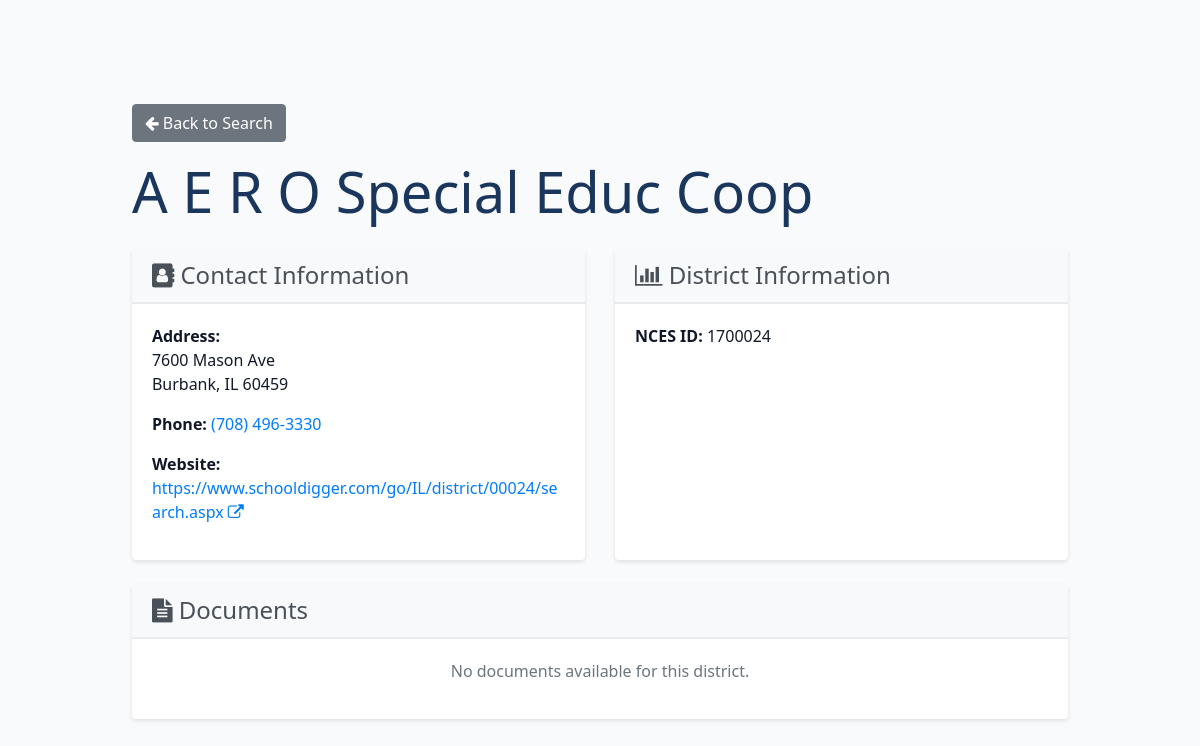
Page /district/1 on the committed database.
### website/models.py (models this page shows)
class School(db.Model):
    id = db.Column(db.Integer, primary_key=True)
    nces_id = db.Column(db.String(10), unique=True)
    name = db.Column(db.String(150))
    street = db.Column(db.String(50))
    county = db.Column(db.String(150))
    city = db.Column(db.String(150))
    state = db.Column(db.String(150))
    zip_code = db.Column(db.String(10))
    phone_number = db.Column(db.String(20))
    email = db.Column(db.String(150), unique=True)
    website = db.Column(db.String(150))
    numberTotalSchools = db.Column(db.Integer)
    street = db.Column(db.String(150))
    lowGrade = db.Column(db.String(10))
    highGrade = db.Column(db.String(10))
    documents = db.relationship('Document')
    tags = db.relationship('Tag', secondary=school_tag, backref='schools')

### website/views.py (the view)
@views.route('/district/<int:district_id>')
def district_detail(district_id):
    school = School.query.get_or_404(district_id)
    return render_template("district_detail.html", school=school)

### website/templates/district_detail.html (shortened to what this page needs)
{% extends "base.html" %}
{% block content %}
<div class="district-detail">
    <div class="mb-3">
        <a href="{{ url_for('views.home') }}" class="btn btn-secondary">
            <i class="fa fa-arrow-left"></i> Back to Search
        </a>
    </div>
    <div class="district-header mb-4">
        <h1 class="display-4">{{ school.name }}</h1>
    </div>
    <div class="row">
        <div class="col-md-6 mb-4">
            <div class="card h-100">
                <div class="card-header">
                    <h4><i class="fa fa-address-book"></i> Contact Information</h4>
                </div>
                <div class="card-body">
                    {% if school.street %}
                        <p><strong>Address:</strong><br>
                        {{ school.street }}<br>
                        {{ school.city }}, {{ school.state }} {{ school.zip_code }}</p>
                    {% endif %}
                    {% if school.phone_number %}
                        <p><strong>Phone:</strong>
                        <a href="tel:{{ school.phone_number }}">{{ school.phone_number }}</a></p>
                    {% endif %}
                    {% if school.website %}
                        <p><strong>Website:</strong>
                        <a href="{{ school.website }}" target="_blank" rel="noopener">
                            {{ school.website }} <i class="fa fa-external-link"></i>
                        </a></p>
                    {% endif %}
                </div>
            </div>
        </div>
        <div class="col-md-6 mb-4">
            <div class="card h-100">
                <div class="card-header">
                    <h4><i class="fa fa-bar-chart"></i> District Information</h4>
                </div>
                <div class="card-body">
                    {% if school.nces_id %}
                        <p><strong>NCES ID:</strong> {{ school.nces_id }}</p>
                    {% endif %}
                </div>
            </div>
        </div>
    </div>
    {% if school.documents %}
        <div class="row">
            <div class="col-12">
                <div class="card">
                    <div class="card-header">
                        <h4><i class="fa fa-file-text"></i> Documents</h4>
                    </div>
                    <div class="card-body">
                        <div class="list-group">
                            {% for document in school.documents %}
                                <a href="{{ document.url }}"
                                   class="list-group-item list-group-item-action"
                                   target="_blank" rel="noopener">
                                    <div class="d-flex w-100 justify-content-between">
                                        <h5 class="mb-1">{{ document.title }}</h5>
                                        <small>{{ document.upload_date.strftime('%m/%d/%Y') }}</small>
                                    </div>
                                    <i class="fa fa-external-link"></i>
                                </a>
                            {% endfor %}
                        </div>
                    </div>
                </div>
            </div>
        </div>
    {% else %}
        <div class="row">
            <div class="col-12">
                <div class="card">
                    <div class="card-header">
                        <h4><i class="fa fa-file-text"></i> Documents</h4>
                    </div>
                    <div class="card-body text-center">
                        <p class="text-muted">No documents available for this district.</p>
                    </div>
                </div>
            </div>
        </div>
    {% endif %}
</div>
{% endblock %}

### website/static/style.css (style rules this page uses)
:root { color-scheme: light; }
* { box-sizing: border-box; }
body { margin: 0; font: 16px/1.5 system-ui, -apple-system, Segoe UI, Roboto, sans-serif; background: #f8fafc; color: #111827; }

### website/templates/district_detail.html (style rules this page uses)
.district-detail { max-width: 1000px; margin: 0 auto; }
.district-header h1 { color: #1a365d; margin-bottom: 1rem; }
.card { box-shadow: 0 2px 4px rgba(0,0,0,0.1); border: none; }
.card-header { background-color: #f8f9fa; border-bottom: 2px solid #e9ecef; }
.card-header h4 { margin: 0; color: #495057; }

### rows in the picture
School: name "A E R O Special Educ Coop", street "7600 Mason Ave", city "Burbank", state "IL", zip_code "60459", phone_number "(708) 496-3330", website "https://www.schooldigger.com/go/IL/district/00024/search.aspx", nces_id "1700024"
